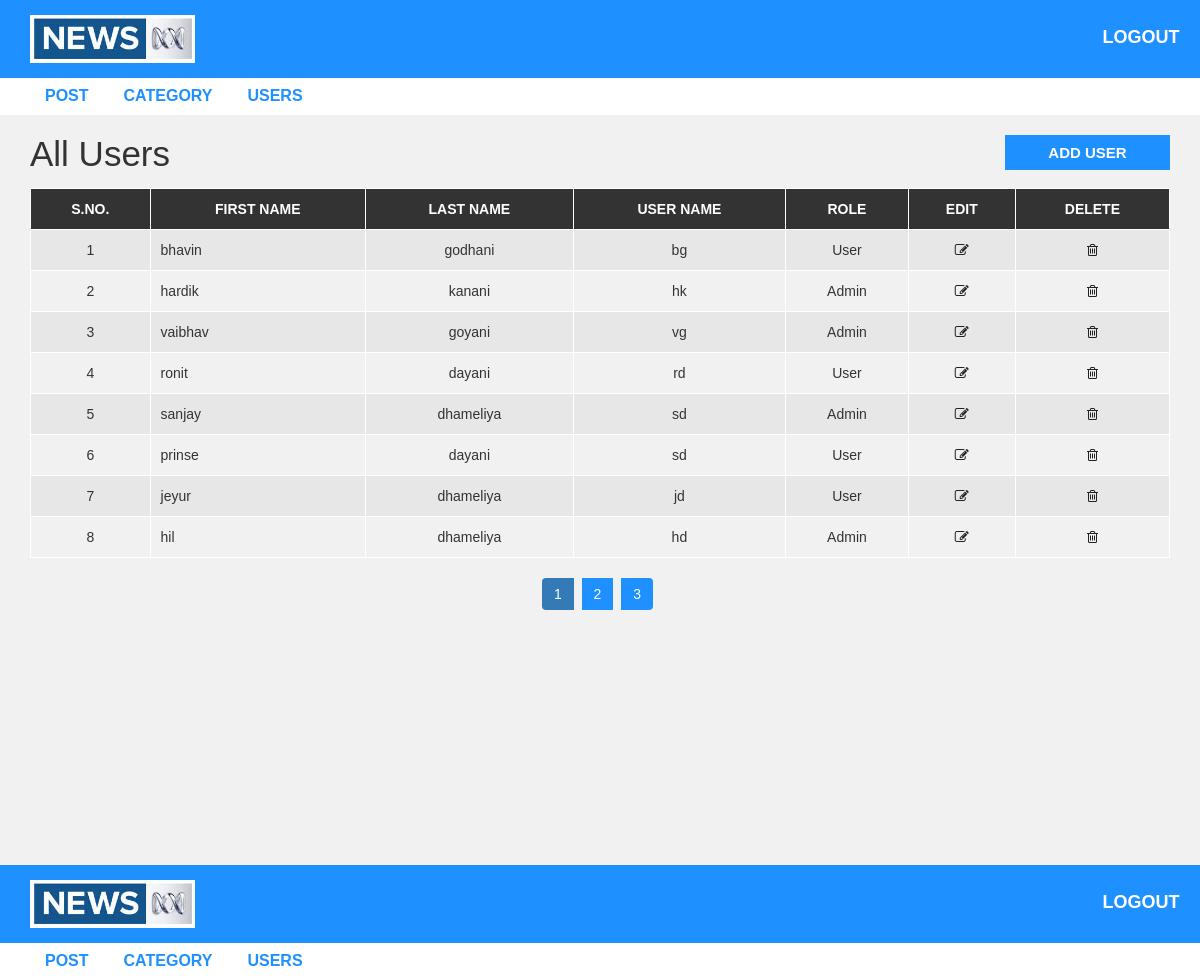
/news-template/admin/users.php, run on the app's committed database.
### tables this page shows
CREATE TABLE `user` (
  `user_id` int(10) UNSIGNED NOT NULL,
  `first_name` varchar(30) NOT NULL,
  `last_name` varchar(30) NOT NULL,
  `username` varchar(30) DEFAULT NULL,
  `password` varchar(40) DEFAULT NULL,
  `role` int(11) NOT NULL
);

### news-template/admin/users.php (the view)
<?php include "header.php"; ?>
  <div id="admin-content">
      <div class="container">
          <div class="row">
              <div class="col-md-10">
                  <h1 class="admin-heading">All Users</h1>
              </div>
              <div class="col-md-2">
                  <a class="add-new" href="add-user.php">add user</a>
              </div>
              <div class="col-md-12">
                  <table class="content-table">
                      <thead>
                          <th>S.No.</th>
                          <th>First Name</th>
                          <th>Last Name</th>
                          <th>User Name</th>
                          <th>Role</th>
                          <th>Edit</th>
                          <th>Delete</th>
                      </thead>
                      <tbody>
                        <?php
                            include "config.php";
                            $sql = "SELECT * FROM user ORDER BY user_id ";
                            $result = mysqli_query($conn,$sql) or die("fetch user");
                            if(mysqli_num_rows($result) > 0){
                                while($row = mysqli_fetch_assoc($result)){
                        ?>
                          <tr>
                              <td class='id'><?php echo $row['user_id'] ?></td>
                              <td><?php echo $row['first_name'] ?></td>
                              <td><?php echo $row['last_name'] ?></td>
                              <td><?php echo $row['username'] ?></td>
                              <td>
                                <?php
                                    if($row['role'] == 1){
                                        echo "Admin";
                                    }
                                    else{
                                        echo "User";
                                    }
                                ?>
                              </td>
                              <td class='edit'><a href='update-user.php?id=<?php echo $row['user_id']; ?>'><i class='fa fa-edit'></i></a></td>
                              <td class='delete'><a href='delete-user.php?id=<?php echo $row['user_id']; ?>'><i class='fa fa-trash-o'></i></a></td>
                          </tr>
                      <?php } ?>
                      </tbody>
                  </table>
                  <?php
                        }
                  ?>
                  <ul class='pagination admin-pagination'>
                      <li class="active"><a>1</a></li>
                      <li><a>2</a></li>
                      <li><a>3</a></li>
                  </ul>
              </div>
          </div>
      </div>
  </div>
<?php include "header.php"; ?>

### news-template/admin/header.php (shortened to what this page needs)
<!DOCTYPE html>
<html lang="en">
    <head>
        <link rel="stylesheet" href="../css/bootstrap.min.css" />
        <link rel="stylesheet" href="../css/font-awesome.css">
        <link rel="stylesheet" href="../css/style.css">
    </head>
    <body>
        <div id="header-admin">
            <div class="container">
                <div class="row">
                    <div class="col-md-2">
                        <a href="post.php"><img class="logo" src="images/news.jpg"></a>
                    </div>
                    <div class="col-md-offset-9  col-md-1">
                        <a href="logout.php" class="admin-logout" >logout</a>
                    </div>
                </div>
            </div>
        </div>
        <div id="admin-menubar">
            <div class="container">
                <div class="row">
                    <div class="col-md-12">
                       <ul class="admin-menu">
                            <li>
                                <a href="post.php">Post</a>
                            </li>
                            <li>
                                <a href="category.php">Category</a>
                            </li>
                            <li>
                                <a href="users.php">Users</a>
                            </li>
                        </ul>
                    </div>
                </div>
            </div>
        </div>

### news-template/css/style.css (style rules this page uses)
body { background: #f1f1f1; font-family: sans-serif,arial,Helvetica; }
a, a:hover, a:focus { text-decoration: none; outline: none; }
ul { margin:0; padding:0; list-style:none; }
img.logo { width: 100%; height: auto; display: block; }
#header-admin { background-color: #1E90FF; padding: 15px 0; }
#header-admin .admin-logout { margin: 10px 0; color: #fff; font-size: 18px; font-weight: 600; text-transform: uppercase; display: inline-block; }
#admin-menubar { background-color: #fff; }
#admin-menubar .admin-menu { font-size: 0; }
#admin-menubar .admin-menu li { display: inline-block; margin: 0 5px 0 0; }
#admin-menubar .admin-menu li a { color: #1E90FF; font-size: 16px; font-weight: 600; text-transform: uppercase; padding: 7px 15px; display: block; transition: all 0.3s; }
#admin-content { padding: 20px 0; min-height: 750px; }
#admin-content .admin-heading { font-size: 35px; margin: 0 0 15px; }
#admin-content .add-new { color: #fff; background-color: #1E90FF; font-size: 15px; font-weight: 600; text-align: center; text-transform: uppercase; padding: 7px 10px; display: block; transition: all 0.3s; }
#admin-content .content-table { border: 1px solid #000; width: 100%; margin: 0 0 20px; }
#admin-content .content-table thead { color: #fff; background-color: #333; }
#admin-content .content-table th { padding: 10px; border: 1px solid #fff; font-weight: 600; text-align: center; text-transform: uppercase; }
#admin-content .content-table tbody { color: #333; }
#admin-content .content-table tbody tr { background-color: #e7e7e7; }
#admin-content .content-table tbody tr:nth-child(even) { background-color: transparent; }
#admin-content .content-table tbody td { padding: 10px; border: 1px solid #fff; text-align: center; }
#admin-content .content-table tbody td:nth-child(2) { text-align: left; }
#admin-content .admin-pagination { margin: 0; }
#admin-content .admin-pagination li a { display: block; }
.id, .edit, .delete { text-align:center; }
.pagination { display: block; text-align: center; margin: 0; }
.pagination li { display:inline-block; margin: 0 5px 0 0; }
.pagination li a { border: none; background: #1e90ff; color: #fff; }
i.fa { color:#222; }

### data on the page
user: user_id "1", first_name "bhavin", last_name "godhani", username "bg", role "User"
user: user_id "2", first_name "hardik", last_name "kanani", username "hk", role "Admin"
user: user_id "3", first_name "vaibhav", last_name "goyani", username "vg", role "Admin"
user: user_id "4", first_name "ronit", last_name "dayani", username "rd", role "User"
user: user_id "5", first_name "sanjay", last_name "dhameliya", username "sd", role "Admin"
user: user_id "6", first_name "prinse", last_name "dayani", username "sd", role "User"
user: user_id "7", first_name "jeyur", last_name "dhameliya", username "jd", role "User"
user: user_id "8", first_name "hil", last_name "dhameliya", username "hd", role "Admin"
